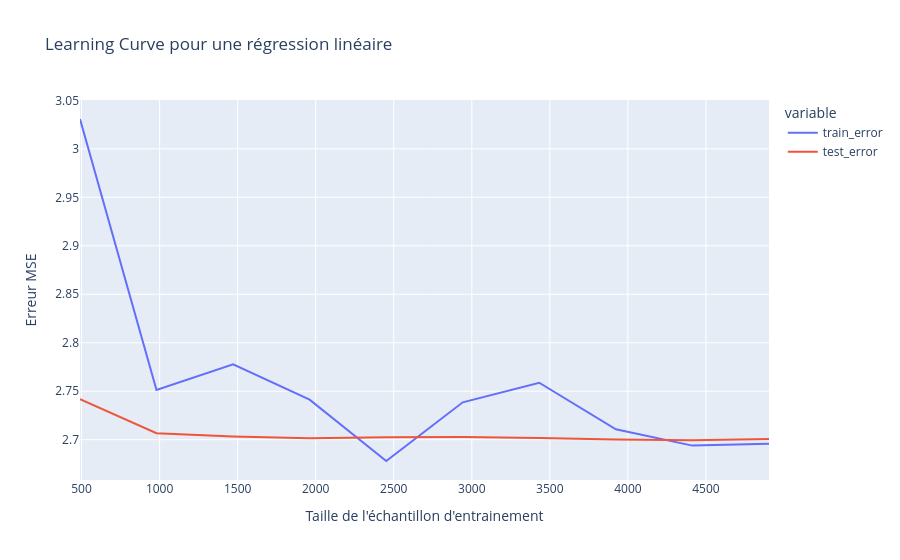
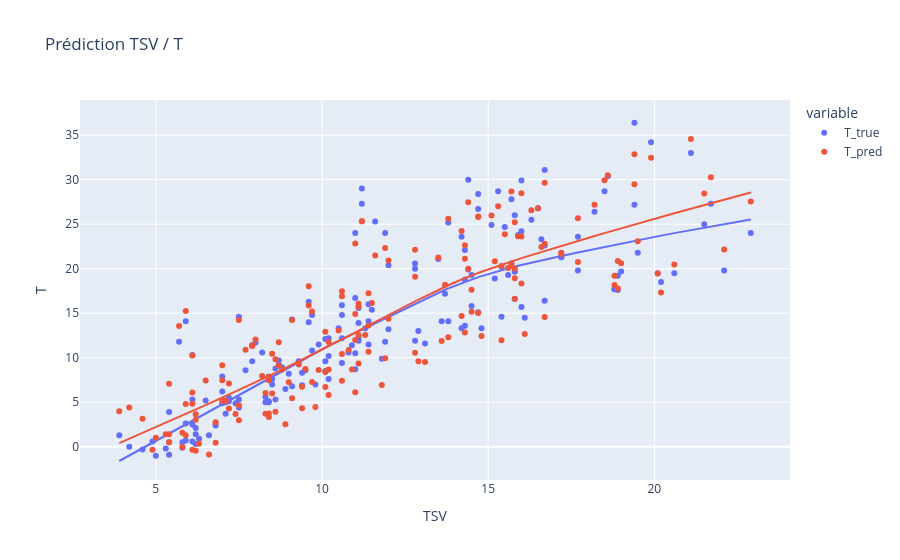
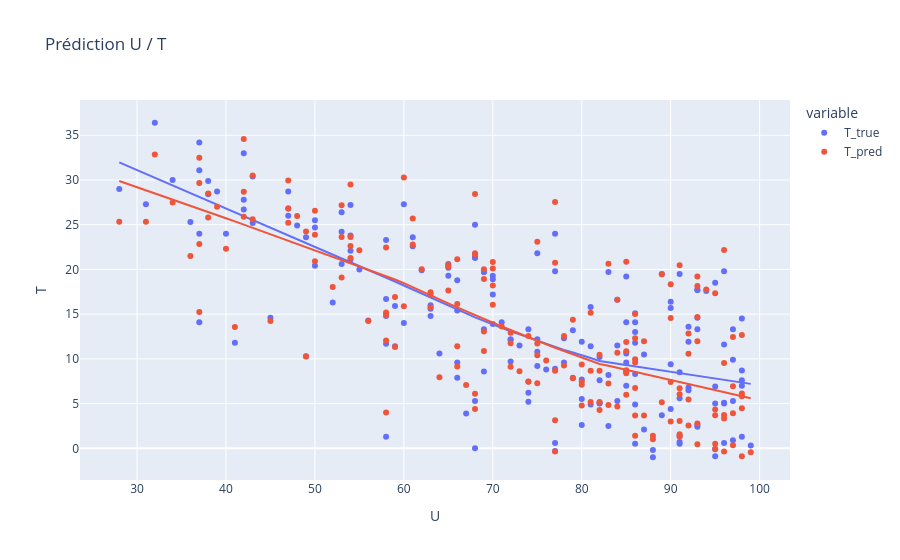

The notebook cell saved with these charts, in order:
### Markdown cell above
## Création d'un modèle

### Code cell
model_1, r2_train, mse_train, mae_train = _.regression_lineaire(df, ['TSV', 'U'], 'T')

### Figure 1 — Plotly figure (JSON) as saved in the notebook; plotly's stock layout.template omitted (floating-point values rounded to 4 significant figures)
{"data": [{"hovertemplate": "variable=train_error<br>Taille de l'échantillon d'entrainement=%{x}<br>Erreur MSE=%{y}<extra></extra>", "legendgroup": "train_error", "line": {"color": "#636efa", "dash": "solid"}, "marker": {"symbol": "circle"}, "mode": "lines", "name": "train_error", "orientation": "v", "showlegend": true, "type": "scatter", "x": [490, 980, 1471, 1961, 2452, 2942, 3432, 3923, 4413, 4904], "xaxis": "x", "y": [3.031, 2.751, 2.778, 2.741, 2.678, 2.739, 2.759, 2.711, 2.694, 2.696], "yaxis": "y"}, {"hovertemplate": "variable=test_error<br>Taille de l'échantillon d'entrainement=%{x}<br>Erreur MSE=%{y}<extra></extra>", "legendgroup": "test_error", "line": {"color": "#EF553B", "dash": "solid"}, "marker": {"symbol": "circle"}, "mode": "lines", "name": "test_error", "orientation": "v", "showlegend": true, "type": "scatter", "x": [490, 980, 1471, 1961, 2452, 2942, 3432, 3923, 4413, 4904], "xaxis": "x", "y": [2.742, 2.707, 2.703, 2.701, 2.703, 2.703, 2.702, 2.7, 2.699, 2.701], "yaxis": "y"}], "layout": {"autosize": true, "legend": {"title": {"text": "variable"}, "tracegroupgap": 0}, "title": {"text": "Learning Curve pour une régression linéaire"}, "xaxis": {"anchor": "y", "autorange": true, "domain": [0, 1], "range": [490, 4904], "title": {"text": "Taille de l'échantillon d'entrainement"}, "type": "linear"}, "yaxis": {"anchor": "x", "autorange": true, "domain": [0, 1], "range": [2.658, 3.05], "title": {"text": "Erreur MSE"}, "type": "linear"}}}

### Figure 2 — Plotly figure (JSON) as saved in the notebook; plotly's stock layout.template omitted (floating-point values rounded to 4 significant figures; data arrays with more than 128 entries replaced by an {"elided": "..."} marker saying what was removed)
{"data": [{"hovertemplate": "variable=T_true<br>TSV=%{x}<br>T=%{y}<extra></extra>", "legendgroup": "T_true", "marker": {"color": "#636efa", "symbol": "circle"}, "mode": "markers", "name": "T_true", "orientation": "v", "showlegend": true, "type": "scatter", "x": {"elided": "175 float values"}, "xaxis": "x", "y": {"elided": "175 float values"}, "yaxis": "y"}, {"hovertemplate": "<b>LOWESS trendline</b><br><br>variable=T_true<br>TSV=%{x}<br>T=%{y} <b>(trend)</b><extra></extra>", "legendgroup": "T_true", "marker": {"color": "#636efa", "symbol": "circle"}, "mode": "lines", "name": "T_true", "showlegend": false, "type": "scatter", "x": {"elided": "175 float values"}, "xaxis": "x", "y": {"elided": "175 float values"}, "yaxis": "y"}, {"hovertemplate": "variable=T_pred<br>TSV=%{x}<br>T=%{y}<extra></extra>", "legendgroup": "T_pred", "marker": {"color": "#EF553B", "symbol": "circle"}, "mode": "markers", "name": "T_pred", "orientation": "v", "showlegend": true, "type": "scatter", "x": {"elided": "175 float values"}, "xaxis": "x", "y": {"elided": "175 float values"}, "yaxis": "y"}, {"hovertemplate": "<b>LOWESS trendline</b><br><br>variable=T_pred<br>TSV=%{x}<br>T=%{y} <b>(trend)</b><extra></extra>", "legendgroup": "T_pred", "marker": {"color": "#EF553B", "symbol": "circle"}, "mode": "lines", "name": "T_pred", "showlegend": false, "type": "scatter", "x": {"elided": "175 float values"}, "xaxis": "x", "y": {"elided": "175 float values"}, "yaxis": "y"}], "layout": {"autosize": true, "legend": {"title": {"text": "variable"}, "tracegroupgap": 0}, "title": {"text": "Prédiction TSV / T"}, "xaxis": {"anchor": "y", "autorange": true, "domain": [0, 1], "range": [2.794, 24.01], "title": {"text": "TSV"}, "type": "linear"}, "yaxis": {"anchor": "x", "autorange": true, "domain": [0, 1], "range": [-4.086, 39.49], "title": {"text": "T"}, "type": "linear"}}}

### Figure 3 — Plotly figure (JSON) as saved in the notebook; plotly's stock layout.template omitted (floating-point values rounded to 4 significant figures; data arrays with more than 128 entries replaced by an {"elided": "..."} marker saying what was removed)
{"data": [{"hovertemplate": "variable=T_true<br>U=%{x}<br>T=%{y}<extra></extra>", "legendgroup": "T_true", "marker": {"color": "#636efa", "symbol": "circle"}, "mode": "markers", "name": "T_true", "orientation": "v", "showlegend": true, "type": "scatter", "x": {"elided": "175 int values"}, "xaxis": "x", "y": {"elided": "175 float values"}, "yaxis": "y"}, {"hovertemplate": "<b>LOWESS trendline</b><br><br>variable=T_true<br>U=%{x}<br>T=%{y} <b>(trend)</b><extra></extra>", "legendgroup": "T_true", "marker": {"color": "#636efa", "symbol": "circle"}, "mode": "lines", "name": "T_true", "showlegend": false, "type": "scatter", "x": {"elided": "175 int values"}, "xaxis": "x", "y": {"elided": "175 float values"}, "yaxis": "y"}, {"hovertemplate": "variable=T_pred<br>U=%{x}<br>T=%{y}<extra></extra>", "legendgroup": "T_pred", "marker": {"color": "#EF553B", "symbol": "circle"}, "mode": "markers", "name": "T_pred", "orientation": "v", "showlegend": true, "type": "scatter", "x": {"elided": "175 int values"}, "xaxis": "x", "y": {"elided": "175 float values"}, "yaxis": "y"}, {"hovertemplate": "<b>LOWESS trendline</b><br><br>variable=T_pred<br>U=%{x}<br>T=%{y} <b>(trend)</b><extra></extra>", "legendgroup": "T_pred", "marker": {"color": "#EF553B", "symbol": "circle"}, "mode": "lines", "name": "T_pred", "showlegend": false, "type": "scatter", "x": {"elided": "175 int values"}, "xaxis": "x", "y": {"elided": "175 float values"}, "yaxis": "y"}], "layout": {"autosize": true, "legend": {"title": {"text": "variable"}, "tracegroupgap": 0}, "title": {"text": "Prédiction U / T"}, "xaxis": {"anchor": "y", "autorange": true, "domain": [0, 1], "range": [23.87, 103.1], "title": {"text": "U"}, "type": "linear"}, "yaxis": {"anchor": "x", "autorange": true, "domain": [0, 1], "range": [-4.086, 39.49], "title": {"text": "T"}, "type": "linear"}}}
